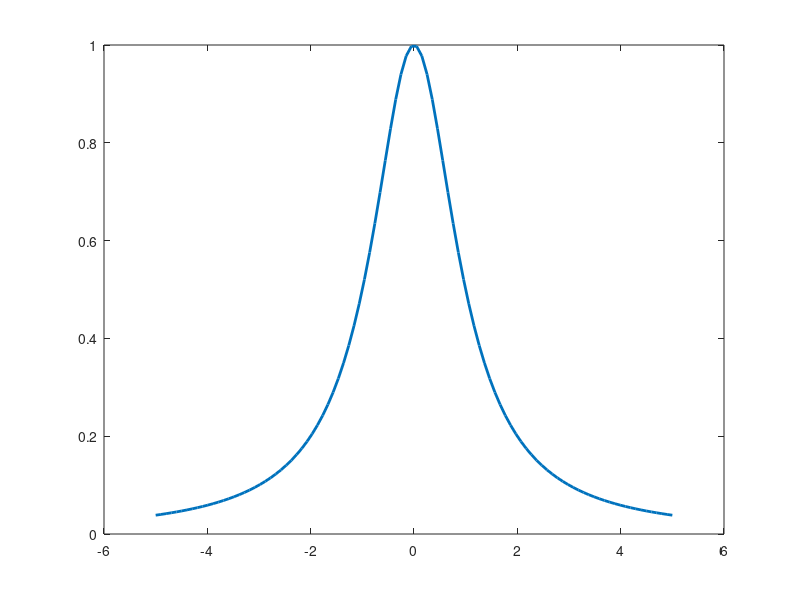

The MATLAB source for this figure: (Note: this script raises an error after producing the figure.)
function [] = main()
addpath('./util')
%% Description
% interpolate f(x)=1/(1+x^2), x \in [-5,5] by order 10 Lagrange polynomial
% with two different set of sample points
% 1. equally spaced points
% 2. zero points of order 11 Chebyshev polynomial

%% ground truth
x = linspace(-5,5);
y = f(x);
plot(x,y,'linewidth',2)
hold on

%% equally spaced points
xs1 = -5:1:5;
ys1 = f(xs1);
y1 = lagrange(x, xs1, ys1);
plot(x, y1, '--','linewidth',2)
hold on

%% zero points of order 11 Chebyshev polynomial
xs2 = 5*zero_point_of_chebyshev(11, 1:11);
ys2 = f(xs2);
y2 = lagrange(x, xs2, ys2);
plot(x, y2, '-.m','linewidth',2)
hold off
l = legend('ground truth', 'equally spaced', 'chebyshev');
%title('Lagrange Interpolation of $f(x)=\frac{1}{1+x^2}, x \in [-5, 5]$','Interpreter','LaTex', 'fontsize', 30);
set(l,'Fontsize',30, 'box', 'off');
end

function [y] = f(x)
y = [];
for n=1:length(x)
    y = [y, 1./(1.+x(n)^2)];
end
end

function [res] = zero_point_of_chebyshev(n, i)
assert(all(i<=n), ['order n chebyshev polynomial has only n zero point'])
res = [];
for k=1:length(i)
    res = [res, cos(((2*i(k)-1)*pi)/(2*n))];
end
end